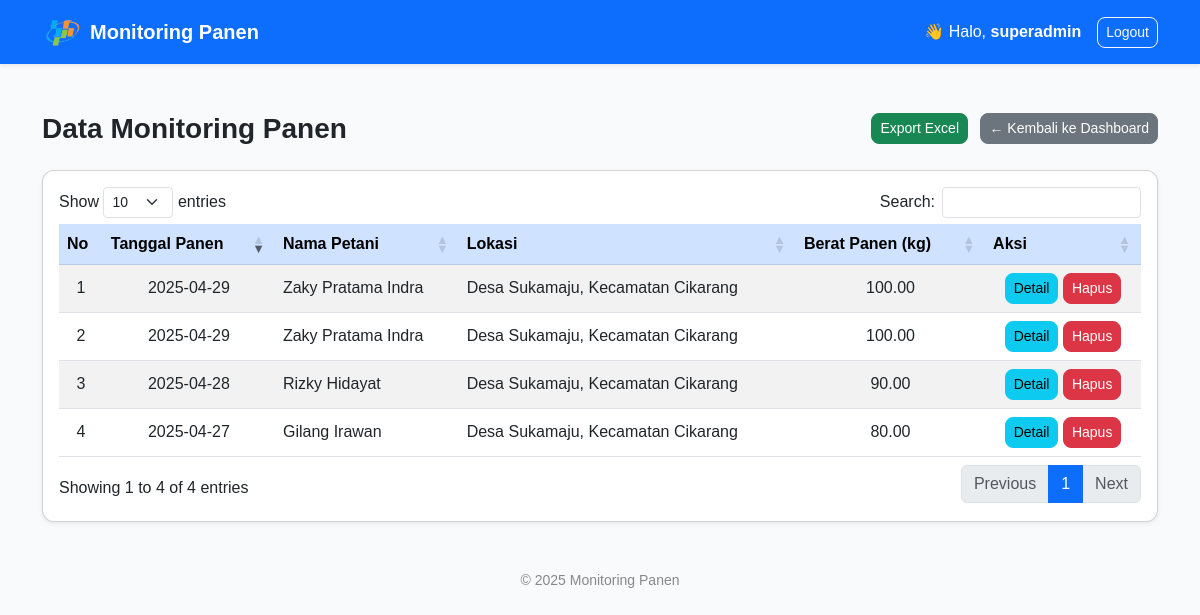
/client/service/super-admin/monitoring_panen.php (signed in), run on an earlier commit of the app's database.
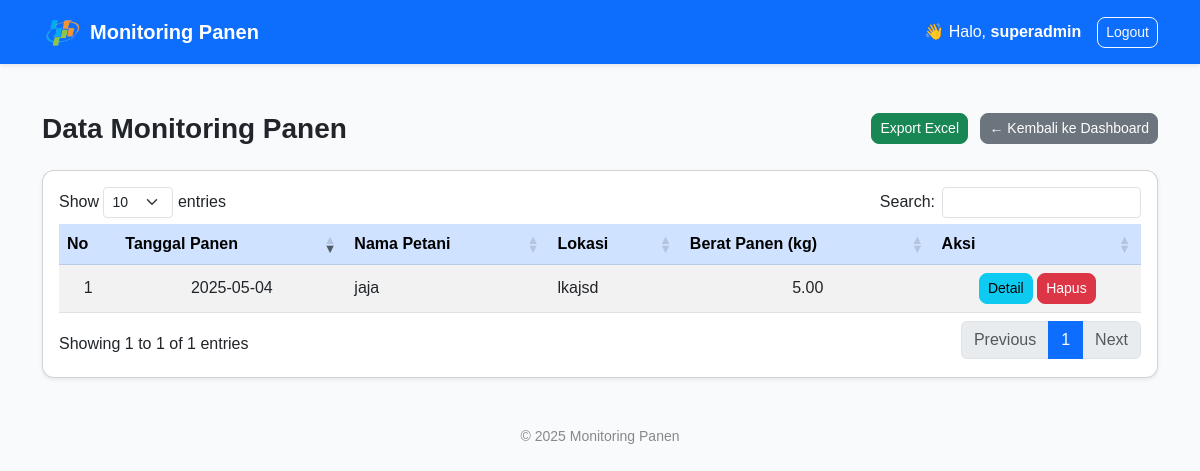
And on a later commit of the database.
### tables this page shows
CREATE TABLE `monitoring_data_panen` (
  `id` int(11) NOT NULL,
  `nama_petani` varchar(100) NOT NULL,
  `lokasi` varchar(150) NOT NULL,
  `tanggal_panen` date NOT NULL,
  `foto_petani` varchar(255) NOT NULL,
  `foto_potong` varchar(255) NOT NULL,
  `foto_timbangan` varchar(255) NOT NULL,
  `berat_panen` decimal(10,2) NOT NULL,
  `created_at` timestamp NOT NULL DEFAULT current_timestamp(),
  `updated_at` timestamp NULL DEFAULT NULL ON UPDATE current_timestamp(),
  `status` enum('selesai','belum selesai') DEFAULT 'belum selesai',
  `user_id` int(11) NOT NULL
);

### client/service/super-admin/monitoring_panen.php (the view, shortened to what this page needs)
<?php
include '../../../server/config/koneksi.php';
$data = mysqli_query($conn, "SELECT * FROM monitoring_data_panen ORDER BY created_at DESC");
?>
<!DOCTYPE html>
<html lang="id">
<head>
    <link href="https://cdn.jsdelivr.net/npm/bootstrap@5.3.0/dist/css/bootstrap.min.css" rel="stylesheet">
    <link href="https://cdn.datatables.net/1.13.6/css/dataTables.bootstrap5.min.css" rel="stylesheet">
</head>
<body>
<nav class="navbar navbar-expand-lg navbar-dark bg-primary shadow-sm">
    <div class="container">
        <a class="navbar-brand d-flex align-items-center" href="#">
            <img src="../../assets/logo.png" alt="Logo" width="40" class="me-2"> Monitoring Panen
        </a>
        <div class="d-flex align-items-center">
            <span class="text-white me-3">👋 Halo, <strong><?= htmlspecialchars($_SESSION['username']); ?></strong></span>
            <a href="../../auth/logout.php" class="btn btn-outline-light btn-sm btn-custom">Logout</a>
        </div>
    </div>
</nav>
<div class="container my-5">
    <div class="d-flex justify-content-between align-items-center mb-4">
        <h3 class="fw-bold mb-0">Data Monitoring Panen</h3>
        <div>
            <a href="export_excel.php" class="btn btn-success btn-sm btn-custom me-2">Export Excel</a>
            <a href="super_admin.php" class="btn btn-secondary btn-sm btn-custom">← Kembali ke Dashboard</a>
        </div>
    </div>
    <div class="card shadow-sm">
        <div class="card-body">
            <div class="table-responsive">
                <table id="tabelPanen" class="table table-striped align-middle table-hover">
                    <thead class="table-primary text-center">
                        <tr>
                            <th>No</th>
                            <th>Tanggal Panen</th>
                            <th>Nama Petani</th>
                            <th>Lokasi</th>
                            <th>Berat Panen (kg)</th>
                            <th>Aksi</th>
                        </tr>
                    </thead>
                    <tbody>
                        <?php if (mysqli_num_rows($data) > 0): ?>
                            <?php while($row = mysqli_fetch_assoc($data)): ?>
                            <tr>
                                <td class="text-center"></td>
                                <td class="text-center"><?= htmlspecialchars($row['tanggal_panen']); ?></td>
                                <td><?= htmlspecialchars($row['nama_petani']); ?></td>
                                <td><?= htmlspecialchars($row['lokasi']); ?></td>
                                <td class="text-center"><?= htmlspecialchars($row['berat_panen']); ?></td>
                                <td class="text-center">
                                    <a href="detail_panen.php?id=<?= $row['id']; ?>" class="btn btn-info btn-sm btn-custom">Detail</a>
                                    <a href="hapus_panen.php?id=<?= $row['id']; ?>"
                                       onclick="return confirm('Yakin ingin menghapus data ini?')"
                                       class="btn btn-danger btn-sm btn-custom">Hapus</a>
                                </td>
                            </tr>
                            <?php endwhile; ?>
                        <?php else: ?>
                            <tr>
                                <td colspan="6" class="text-center text-muted">Belum ada data panen.</td>
                            </tr>
                        <?php endif; ?>
                    </tbody>
                </table>
            </div>
        </div>
    </div>
</div>
<footer class="text-center mt-5 mb-3">
    &copy; <?= date('Y'); ?> Monitoring Panen
</footer>
</body>
</html>

### client/service/super-admin/monitoring_panen.php (style rules this page uses)
body { font-family: 'Poppins', sans-serif; background-color: #f8fafc; }
.navbar-brand { font-weight: bold; font-size: 20px; }
.card { border-radius: 12px; }
footer { margin-top: 50px; font-size: 14px; color: #888; }
.btn-custom { border-radius: 8px; transition: all 0.3s ease; }

What changed in the data, as far as the page shows it:
removed monitoring_data_panen: tanggal_panen "2025-04-27", nama_petani "Gilang Irawan", lokasi "Desa Sukamaju, Kecamatan Cikarang", berat_panen "80.00"
removed monitoring_data_panen: tanggal_panen "2025-04-28", nama_petani "Rizky Hidayat", lokasi "Desa Sukamaju, Kecamatan Cikarang", berat_panen "90.00"
removed monitoring_data_panen: tanggal_panen "2025-04-29", nama_petani "Zaky Pratama Indra", lokasi "Desa Sukamaju, Kecamatan Cikarang", berat_panen "100.00"
removed monitoring_data_panen: tanggal_panen "2025-04-29", nama_petani "Zaky Pratama Indra", lokasi "Desa Sukamaju, Kecamatan Cikarang", berat_panen "100.00"
added monitoring_data_panen: tanggal_panen "2025-05-04", nama_petani "jaja", lokasi "lkajsd", berat_panen "5.00"
Also different on the page:
text written by a page script: "Show entries Search: Showing 1 to 4 of 4 entries Previous 1 Next" → "Show entries Search: Showing 1 to 1 of 1 entries Previous 1 Next"
